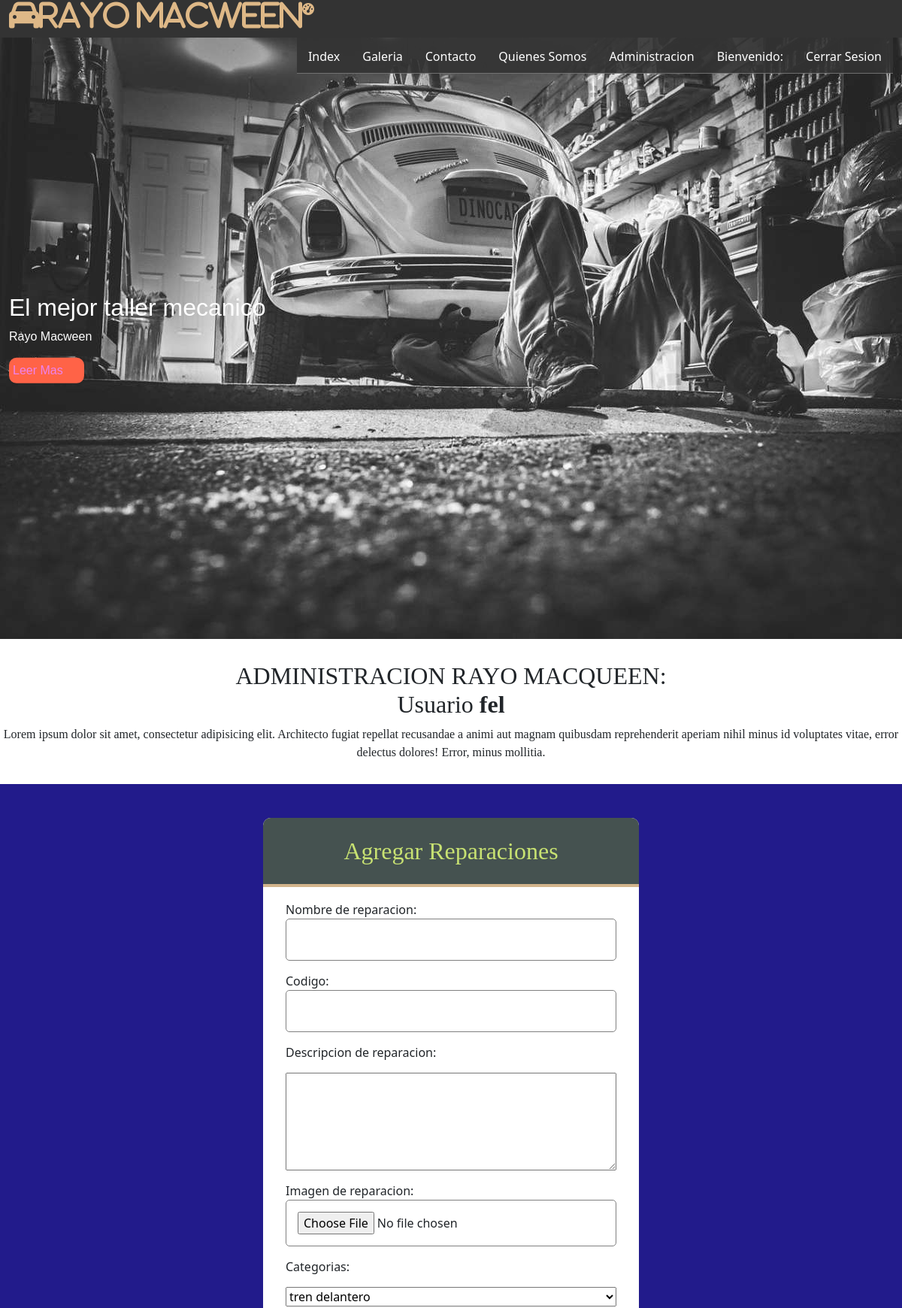
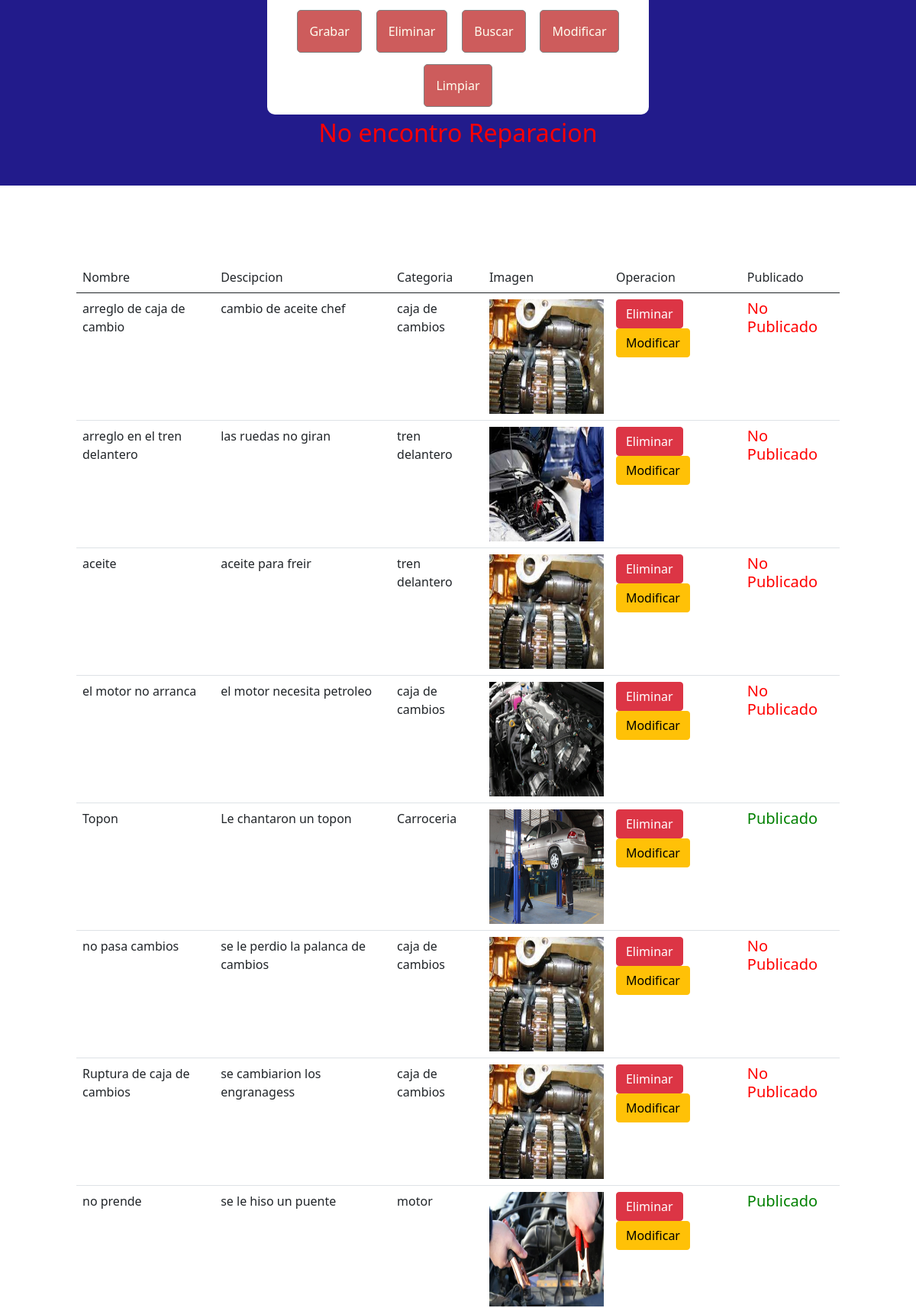
Screenshot of /buscar/1/ (signed in, upper part) with the database file from the repository (2 pictures, top to bottom).
### miTaller/models.py (models this page shows, shortened)
class Reparacion(models.Model):
    nombreReparacion = models.CharField(primary_key=True,max_length=50)
    codigoReparacion = models.IntegerField()
    descripcionReparacion = models.TextField()
    imagen = models.ImageField(upload_to='taller',null=True)
    publicarReparacion =models.BooleanField(default=False)
    categoriaRep = models.ForeignKey(CategoriaReparacion, on_delete=models.CASCADE)

class CategoriaReparacion(models.Model):
    nombreCategoria = models.CharField(primary_key=True,max_length=45)
    numeroCategoria = models.IntegerField()

### miTaller/views.py (the view)
# urls.py: path('buscar/<id>/',buscar,name='BUSCAR'),
@login_required(login_url='/login/')
def buscar(request,id):
    try:
        rep = Reparacion.objects.get(nombreReparacion=id)
        return render(requests,"modificar.html",{"reparaciones":rep})
    except:
        mensaje ="No encontro Reparacion"
    categorias = CategoriaReparacion.objects.all()
    reparaciones = Reparacion.objects.all()
    contexto = {"mensaje":mensaje,"categorias":categorias,"reparaciones":reparaciones}
    return render(request,"formulario.html",contexto)

### miTaller/templates/formulario.html (shortened to what this page needs)
{% extends "base.html" %}
{% load static %}
{% block css %}
<link rel="stylesheet" href="{% static 'css/formuario.css' %}">
<link href="https://cdn.jsdelivr.net/npm/bootstrap@5.0.2/dist/css/bootstrap.min.css" rel="stylesheet"
>
{% endblock css %}
{% block contenido %}
<section id="bienvenida">
    <h2>ADMINISTRACION RAYO MACQUEEN: <br>Usuario <b>{{user.username}} {{user.last_name}} </b></h2>
    <p>Lorem ipsum dolor sit amet, consectetur adipisicing elit. Architecto fugiat repellat recusandae a animi
        aut magnam quibusdam reprehenderit aperiam nihil minus id voluptates vitae, error delectus dolores!
        Error, minus mollitia.</p>
</section>
<section id="formulario">
    <form class="form-registro" id="formu" action="{% url 'FORMU' %}" method="POST" enctype="multipart/form-data">
        <h2 class="form-titulo">Agregar Reparaciones</h2>
        <div class="contenedor-imp">
            <label for="names">Nombre de reparacion:</label>
            <input class="col-100" type="text" name="txtNombre" id="txtNombre">
            <label for="names" style="margin-top: 15px;">Codigo:</label>
            <input class="col-100" type="number" name="txtCodigo" id="txtCodigo">
            <label for="names" style="margin-top: 15px;">Descripcion de reparacion:</label>
            <textarea class="col-100" style="margin-top: 15px; padding: 40px;" name="txtDescripcion" id="txtDescripcion"></textarea>
            <label for="names" style="margin-top: 15px;">Imagen de reparacion:</label>
            <input class="col-100" type="file" name="txtImagen" id="txtImagen">
            <label for="names" style="margin-top: 15px;">Categorias:</label>
            <select class="col-100" style="margin-top: 15px;" name="cboCategoria" id="cboCategoria">
                {% for item in categorias %}
                <option value="{{item.nombreCategoria}}">{{item.nombreCategoria}}</option>
                {% endfor %}
            </select>
            <input class="btn-enviar" type="submit" value="Grabar">
            <input class="btn-enviar" type="submit" value="Eliminar">
            <input class="btn-enviar" type="submit" value="Buscar">
            <input class="btn-enviar" type="submit" value="Modificar">
            <input class="btn-enviar" type="reset" value="Limpiar">
        </div>
    </form>
    <div style="text-align: center; color: red; font-size: xx-large;">
        {{mensaje}}
    </div>
</section>
<section>
    <div id="listado" style="margin:100px;">
        <table class="table">
            <thead>
                <tr>
                    <td>Nombre</td>
                    <td>Descipcion</td>
                    <td>Categoria</td>
                    <td>Imagen</td>
                    <td>Operacion</td>
                    <td>Publicado</td>
                </tr>
            </thead>
            <tbody>
                {% for reg in reparaciones %}
                <tr>
                    <td>{{reg.nombreReparacion}}</td>
                    <td>{{reg.descripcionReparacion}}</td>
                    <td>{{reg.categoriaRep.nombreCategoria}}</td>
                    <td>
                        <img src="{{reg.imagen.url}}" width="150px" height="150px">
                    </td>
                    <td>
                        <button type="button" class="btn btn-danger"
                            onclick="eliminar('{{reg.nombreReparacion}}')">Eliminar</button>
                        <button type="button" class="btn btn-warning"
                            onclick="modificar('{{reg.nombreReparacion}}')">Modificar</button>
                    </td>
                    <td>
                        {% if  reg.publicarReparacion %}
                        <div style="color: green"><h5>Publicado</h5></div>
                        {% else %}
                            <div style="color: red;"><h5>No Publicado</h5></div>
                        {% endif %}
                    </td>
                </tr>
                {% endfor %}
            </tbody>
        </table>
    </div>
</section>
{% endblock contenido %}

### miTaller/static/css/estilo.css (style rules this page uses)
* { margin: 0; padding: 0; box-sizing: border-box; }
section { width: 100%; margin-bottom: 30px; }
#bienvenida { text-align: center; font-family: cursive; }

### miTaller/static/css/formuario.css (style rules this page uses)
#formulario { background: rgb(34, 27, 139); padding: 45px; }
.form-titulo { background: rgb(69, 82, 80); color: rgb(200, 226, 114); padding: 25px; text-align: center; font-family: cursive; border-top-left-radius: 10px; border-top-right-radius: 10px; border-bottom: solid 4px tan; }
.form-registro { width: 95%; max-width: 500px; margin: auto; background: white; border-radius: 10px ; }
.contenedor-imp { padding: 10px 30px; display: flex; flex-wrap: wrap; justify-content: space-between; }
input { padding: 15px; margin-top: 10px; border-radius: 5px; border: solid 1px gray }
.col-100 { width: 100%; }
.btn-enviar { background: indianred; color: ivory; margin:auto; margin-top: 15px; cursor: pointer; }

### rows the page displays
Reparacion: nombreReparacion "arreglo de caja de cambio", descripcionReparacion "cambio de aceite chef", categoriaRep.nombreCategoria "caja de cambios", imagen (picture), publicarReparacion "No Publicado"
Reparacion: nombreReparacion "arreglo en el tren delantero", descripcionReparacion "las ruedas no giran", categoriaRep.nombreCategoria "tren delantero", imagen (picture), publicarReparacion "No Publicado"
Reparacion: nombreReparacion "aceite", descripcionReparacion "aceite para freir", categoriaRep.nombreCategoria "tren delantero", imagen (picture), publicarReparacion "No Publicado"
Reparacion: nombreReparacion "el motor no arranca", descripcionReparacion "el motor necesita petroleo", categoriaRep.nombreCategoria "caja de cambios", imagen (picture), publicarReparacion "No Publicado"
Reparacion: nombreReparacion "Topon", descripcionReparacion "Le chantaron un topon", categoriaRep.nombreCategoria "Carroceria", imagen (picture), publicarReparacion "Publicado"
Reparacion: nombreReparacion "no pasa cambios", descripcionReparacion "se le perdio la palanca de cambios", categoriaRep.nombreCategoria "caja de cambios", imagen (picture), publicarReparacion "No Publicado"
Reparacion: nombreReparacion "Ruptura de caja de cambios", descripcionReparacion "se cambiarion los engranagess", categoriaRep.nombreCategoria "caja de cambios", imagen (picture), publicarReparacion "No Publicado"
Reparacion: nombreReparacion "no prende", descripcionReparacion "se le hiso un puente", categoriaRep.nombreCategoria "motor", imagen (picture), publicarReparacion "Publicado"

### other values shown
{{ user.username }} "fel"
{{ mensaje }} "No encontro Reparacion"
form field cboCategoria "tren delantero"
